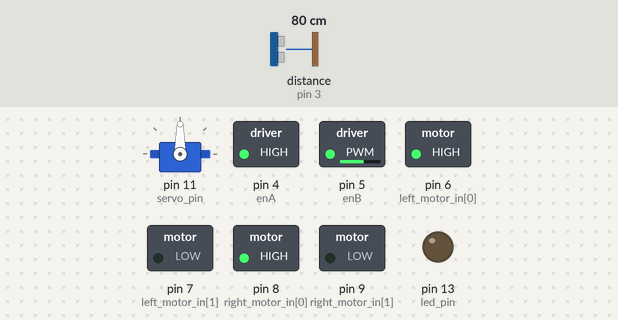
Bench run of a sketch on a simulated Arduino Uno, built with avr-gcc and run on an emulated ATmega328P. On the bench: servo, switched loads named in the sketch (green lamp = pin HIGH), output pins drawn as LEDs (lit = HIGH). Wiring (inferred from the names in the program): ultrasonic range finder: trigger pin 2; echo pin 3. The inputs (shaded band) are chosen by the test bench; at power-on: distance to the obstacle (sensor on pin 3) 80 cm. The echo pulse lasts 58.3 µs per cm; pins used as bus, display or sensor lines are not drawn.

Above: at 1.2 s.
1.3 s: distance to the obstacle (sensor on pin 3) set to 24 cm
2.8 s: distance to the obstacle (sensor on pin 3) set to 19 cm
At 3.7 s:
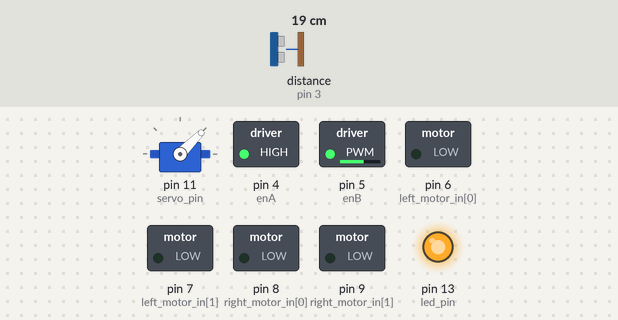
5.8 s: distance to the obstacle (sensor on pin 3) set to 35 cm
At 6.3 s:
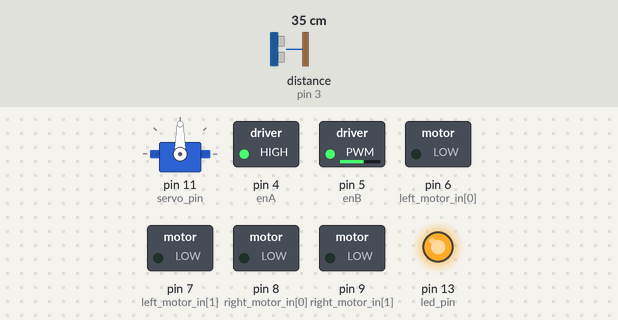
8.7 s: distance to the obstacle (sensor on pin 3) set to 2 cm
At 10.4 s:
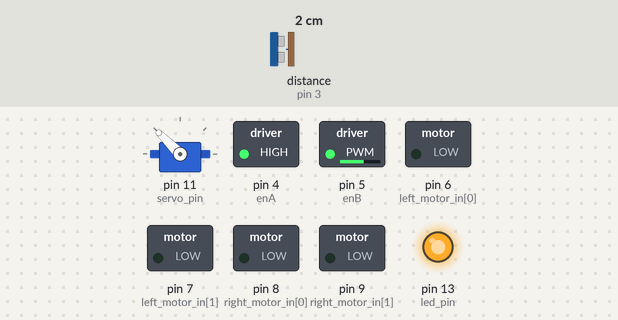
Timing chart, 0 to 12.7 s (numbered marks = the images above; inputs shaded):
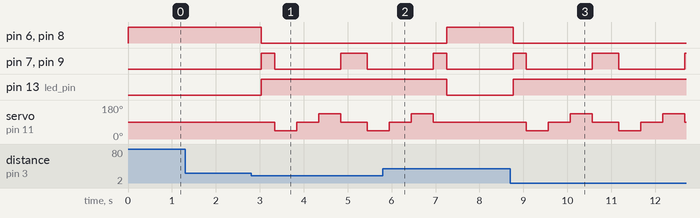

Measured:
- the behaviour switches between 22 and 21 cm on distance to the obstacle (sensor on pin 3) (found by bisection; images 0 and 1)
- after the input at 1.3 s, every drawn part: stays the same
- after the input at 2.8 s, pin 6 (left_motor_in[0]): HIGH → LOW after 0.24 s; pin 7 (left_motor_in[1]): LOW → HIGH after 0.24 s, → LOW 0.30 s later, → HIGH 1.5 s later, → LOW 0.60 s later
- after the input at 5.8 s, pin 6 (left_motor_in[0]), pin 8 (right_motor_in[0]): LOW → HIGH after 1.5 s; pin 13 (led_pin): HIGH → LOW after 1.5 s; servo on pin 11 (servo_pin): goes on until 7.0 s, then stays 90°
- after the input at 8.7 s, pin 6 (left_motor_in[0]): HIGH → LOW after 0.07 s; pin 7 (left_motor_in[1]): goes HIGH 0.30 s, LOW 1.5 s, HIGH 0.60 s, LOW 1.5 s, then HIGH, starting after 0.07 s

The sketch:

obstacleAvoidingRobt_working_lower_speed.ino
```cpp
#include <Servo.h>

Servo head;

const int sonar_trigger = 2 , sonar_echo = 3 ;
const int servo_pin  = 11;
const int left_motor_in[2]  = {6, 7};
const int right_motor_in[2] = {8, 9};
const int led_pin = 13;
const int enA = 4;
const int enB = 5;

const int FORWARD = 1 , BACKWARD = 2 , RIGHT  = 3 , LEFT  = 4 , BRAKE = 5;

const int maxLowDistance = 20;
const int maxSpeed = 150;

int right, left, front;
char bluetooth_Received_Data = 0;

void setup() {
  //init motor pins
  for (int i = 0 ; i < 2 ; ++i) {
    pinMode(left_motor_in[i], OUTPUT);
    pinMode(right_motor_in[i], OUTPUT);
  }

  //low motor pins
  for (int i = 0 ; i < 2 ; ++i) {
    digitalWrite(left_motor_in[i], LOW);
    digitalWrite(right_motor_in[i], LOW);
  }

  //motor driver: enable pin to control speed
  pinMode(enA, OUTPUT);
  pinMode(enB, OUTPUT);
  // set the speed
  analogWrite(enA, maxSpeed);
  analogWrite(enB, maxSpeed);

  //init led
  pinMode(led_pin, OUTPUT);
  digitalWrite(led_pin, LOW);

  //servo init
  head.attach(servo_pin);
  head.write(90);

  //sonar init
  pinMode(sonar_trigger, OUTPUT);
  pinMode(sonar_echo, INPUT);

  Serial.begin(9600);
}

void loop() {
  /*if(Serial.available() > 0){
    bluetooth_Received_Data = Serial.read();
  }

  if(bluetooth_Received_Data == '0'){
    Serial.println("STOP");
    move(BRAKE);
    bluetooth_Received_Data = 0;
  } else if (bluetooth_Received_Data == '1'){
    Serial.println("START");
    bluetooth_Received_Data = 1;
  */
  int dis  = distance();

  if (dis > maxLowDistance) {
    digitalWrite(led_pin, LOW);
    move(FORWARD);
    delay(300);
  }
  else {
    move(BRAKE);
    digitalWrite(led_pin, HIGH);
    move(BACKWARD);
    delay(300);
    move(BRAKE);

    rotateHead();

    if (right > maxLowDistance) {
      move(RIGHT);
      delay(300);
      move(FORWARD);
    } else if (left > maxLowDistance) {
      move(LEFT);
      delay(300);
      move(FORWARD);
    } else {
      move(BACKWARD);
      delay(300);
      move(BRAKE);
    }
  }
  //}
}

void rotateHead() {
  int right, left, front;
  head.write(45);
  delay(500);
  left = distance();
  head.write(90);
  delay(500);
  front = distance();
  head.write(135);
  delay(500);
  right = distance();
  head.write(90);
}
/*void rotateHead(int _direction) {
  if (_direction == LEFT) {
    head.write(0);
    delay(1000);
  }
  else if (_direction == RIGHT) {
    head.write(180);
    delay(1000);
  }
  else if (_direction == FORWARD) {
    head.write(90);
    delay(1000);
  }
  }
*/
int  distance() {

  digitalWrite(sonar_trigger, LOW);
  delayMicroseconds(2);
  digitalWrite(sonar_trigger, HIGH);
  delayMicroseconds(10);
  digitalWrite(sonar_trigger, LOW);

  return (int)((pulseIn(sonar_echo, HIGH)) * 0.034 / 2);
}

void move(int  _direction) {

  if (_direction == FORWARD) {
    digitalWrite(left_motor_in[0], HIGH);
    digitalWrite(left_motor_in[1], LOW);
    digitalWrite(right_motor_in[0], HIGH);
    digitalWrite(right_motor_in[1], LOW);
  }
  else if (_direction == BACKWARD) {
    digitalWrite(left_motor_in[0], LOW);
    digitalWrite(left_motor_in[1], HIGH);
    digitalWrite(right_motor_in[0], LOW);
    digitalWrite(right_motor_in[1], HIGH);
  }
  else if (_direction == LEFT) {
    digitalWrite(left_motor_in[0], LOW);
    digitalWrite(left_motor_in[1], HIGH);
    digitalWrite(right_motor_in[0], HIGH);
    digitalWrite(right_motor_in[1], LOW);
  }
  else if (_direction == RIGHT) {
    digitalWrite(left_motor_in[0], HIGH);
    digitalWrite(left_motor_in[1], LOW);
    digitalWrite(right_motor_in[0], LOW);
    digitalWrite(right_motor_in[1], HIGH);
  }
  else if (_direction == BRAKE) {
    for (int i = 0 ; i < 2 ; ++i) {
      digitalWrite(left_motor_in[i], LOW);
      digitalWrite(right_motor_in[i], LOW);
    }
  }
}
```
